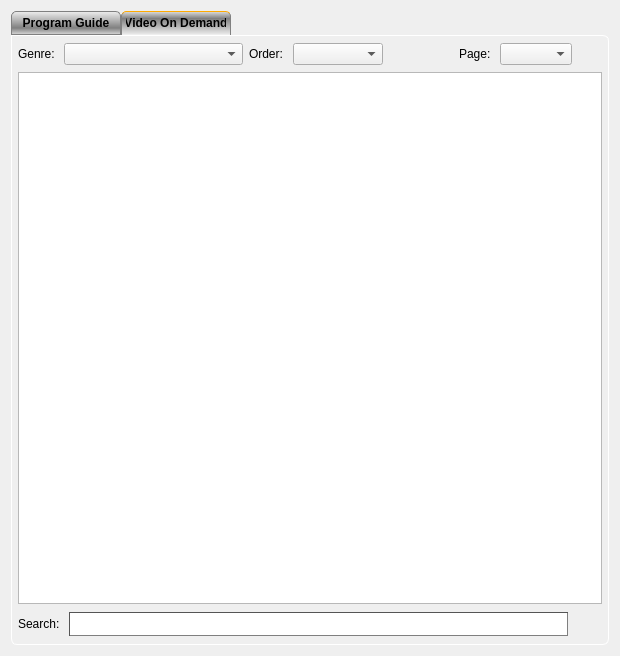
<?xml version="1.0" encoding="UTF-8"?>
<ui version="4.0">
 <class>CChannelsEPGdlg</class>
 <widget class="QDialog" name="CChannelsEPGdlg">
  <property name="geometry">
   <rect>
    <x>0</x>
    <y>0</y>
    <width>620</width>
    <height>656</height>
   </rect>
  </property>
  <property name="sizePolicy">
   <sizepolicy hsizetype="Expanding" vsizetype="Preferred">
    <horstretch>0</horstretch>
    <verstretch>0</verstretch>
   </sizepolicy>
  </property>
  <property name="minimumSize">
   <size>
    <width>0</width>
    <height>0</height>
   </size>
  </property>
  <property name="maximumSize">
   <size>
    <width>700</width>
    <height>16777215</height>
   </size>
  </property>
  <property name="windowTitle">
   <string>Channels, EPG and VOD Dialog</string>
  </property>
  <property name="styleSheet">
   <string notr="true">QDialog#Recorder { background-color: qlineargradient(spread:pad, x1:0, y1:0, x2:0, y2:1, stop:0 #eee, stop:0.7 grey, stop:1 #dedede); }</string>
  </property>
  <property name="locale">
   <locale language="English" country="UnitedStates"/>
  </property>
  <property name="sizeGripEnabled">
   <bool>false</bool>
  </property>
  <layout class="QHBoxLayout" name="horizontalLayout">
   <item>
    <widget class="QTabWidget" name="tabEpgVod">
     <property name="styleSheet">
      <string notr="true">QTabWidget#tabEpgVod {
  background-color: transparent;
}

QTabWidget::pane {
  background-color: transparent;
  border: 1px solid white;
  border-bottom-left-radius: 6px;
  border-bottom-right-radius: 6px;
  border-top-right-radius: 6px;
}

QTabBar::tab {
 background-color: qlineargradient(spread:pad, x1:0, y1:0, x2:0, y2:1, stop:0 #eee, stop:0.7 grey, stop:1 #dedede);
  border: 1px solid gray;
  border-top-left-radius: 5px;
  border-top-right-radius: 5px;
  min-width: 100px;
  padding: 4px;
  font: bold;
}

QTabBar::tab:selected {
  background-color: qlineargradient(spread:pad, x1:1, y1:1, x2:1, y2:0, stop:0 #eee, stop:0.7 grey, stop:1 #dedede);
  
  border-bottom-color: #eee;
  border-top-color: #fa0;
}

QTabBar::tab:hover {
  border-bottom-color: #eee;
}
</string>
     </property>
     <property name="tabPosition">
      <enum>QTabWidget::North</enum>
     </property>
     <property name="currentIndex">
      <number>1</number>
     </property>
     <widget class="QWidget" name="epgTab">
      <property name="styleSheet">
       <string notr="true"/>
      </property>
      <attribute name="title">
       <string>Program Guide</string>
      </attribute>
      <layout class="QVBoxLayout" name="verticalLayout_3">
       <property name="spacing">
        <number>6</number>
       </property>
       <property name="margin">
        <number>4</number>
       </property>
       <item>
        <widget class="QSplitter" name="vSplitterChanEpg">
         <property name="styleSheet">
          <string notr="true">QSplitter#vSplitterChanEpg::handle {
     image: url(:/png/v_split);
 }

 QSplitter#vSplitterChanEpg::handle:horizontal {
     width: 5px;
 }

 QSplitter#vSplitterChanEpg::handle:vertical {
     height: 5px;
 }

 QSplitter#vSplitterChanEpg::handle:hover {
    image: url(:/png/v_split_hover);
 }

 QSplitter#vSplitterChanEpg::handle:pressed {
    image: url(:/png/v_split_pressed);
 }
</string>
         </property>
         <property name="orientation">
          <enum>Qt::Horizontal</enum>
         </property>
         <widget class="QGroupBox" name="groupChannels">
          <property name="title">
           <string> Channels </string>
          </property>
          <layout class="QVBoxLayout" name="verticalLayout_6">
           <property name="spacing">
            <number>4</number>
           </property>
           <property name="margin">
            <number>4</number>
           </property>
           <item>
            <widget class="QFrame" name="hFrameFav">
             <property name="contextMenuPolicy">
              <enum>Qt::DefaultContextMenu</enum>
             </property>
             <property name="styleSheet">
              <string notr="true">QFrame#hFrameFav {
background-color: qlineargradient(spread:pad, x1:0, y1:0, x2:0, y2:1, stop:0 #eee, 	stop:0.7 grey, stop:1 #dedede);
};</string>
             </property>
             <property name="frameShape">
              <enum>QFrame::Panel</enum>
             </property>
             <property name="frameShadow">
              <enum>QFrame::Raised</enum>
             </property>
             <layout class="QHBoxLayout" name="hLayoutFavFrame">
              <property name="spacing">
               <number>0</number>
              </property>
              <item>
               <spacer name="hSpacerLeft">
                <property name="orientation">
                 <enum>Qt::Horizontal</enum>
                </property>
                <property name="sizeHint" stdset="0">
                 <size>
                  <width>40</width>
                  <height>0</height>
                 </size>
                </property>
               </spacer>
              </item>
              <item>
               <layout class="QGridLayout" name="gLayoutFav">
                <property name="spacing">
                 <number>4</number>
                </property>
               </layout>
              </item>
              <item>
               <spacer name="hlSpacerRight">
                <property name="orientation">
                 <enum>Qt::Horizontal</enum>
                </property>
                <property name="sizeHint" stdset="0">
                 <size>
                  <width>40</width>
                  <height>0</height>
                 </size>
                </property>
               </spacer>
              </item>
             </layout>
            </widget>
           </item>
           <item>
            <widget class="QComboBox" name="cbxChannelGroup">
             <property name="whatsThis">
              <string>Channel Group</string>
             </property>
            </widget>
           </item>
           <item>
            <widget class="QListView" name="channelList">
             <property name="contextMenuPolicy">
              <enum>Qt::CustomContextMenu</enum>
             </property>
             <property name="toolTip">
              <string/>
             </property>
             <property name="whatsThis">
              <string>Channel List</string>
             </property>
             <property name="styleSheet">
              <string notr="true">QListView#channelList {
show-decoration-selected: 1;
background-color: rgb(247, 239, 205);
}

QListView#channelList::item:selected {
background-color: rgb(255, 167, 26);
alternate-background-color: rgb(255, 167, 26);
}

QListView#channelList::item:hover {
background-color: rgb(255, 110, 14);
}
</string>
             </property>
             <property name="editTriggers">
              <set>QAbstractItemView::NoEditTriggers</set>
             </property>
             <property name="alternatingRowColors">
              <bool>true</bool>
             </property>
             <property name="iconSize">
              <size>
               <width>24</width>
               <height>24</height>
              </size>
             </property>
            </widget>
           </item>
          </layout>
         </widget>
         <widget class="QGroupBox" name="groupEPG">
          <property name="title">
           <string> EPG - Electronic Program Guide </string>
          </property>
          <layout class="QVBoxLayout" name="verticalLayout">
           <property name="margin">
            <number>4</number>
           </property>
           <item>
            <layout class="QVBoxLayout" name="verticalLayout_2">
             <property name="spacing">
              <number>0</number>
             </property>
             <item>
              <layout class="QHBoxLayout" name="hLayoutEpgNavi">
               <property name="spacing">
                <number>0</number>
               </property>
              </layout>
             </item>
             <item>
              <widget class="QFrame" name="frameEpgCtrl">
               <property name="styleSheet">
                <string notr="true">QFrame#frameEpgCtrl {
background-color: qlineargradient(spread:pad, x1:0, y1:0, x2:0, y2:1, stop:0 #eee, 	stop:0.7 grey, stop:1 #dedede);
};</string>
               </property>
               <property name="frameShape">
                <enum>QFrame::Panel</enum>
               </property>
               <property name="frameShadow">
                <enum>QFrame::Raised</enum>
               </property>
               <layout class="QHBoxLayout" name="horizontalLayout_5">
                <property name="leftMargin">
                 <number>4</number>
                </property>
                <property name="topMargin">
                 <number>2</number>
                </property>
                <property name="rightMargin">
                 <number>4</number>
                </property>
                <property name="bottomMargin">
                 <number>2</number>
                </property>
                <item>
                 <widget class="QFrame" name="frameChan">
                  <property name="styleSheet">
                   <string notr="true"/>
                  </property>
                  <property name="frameShape">
                   <enum>QFrame::Panel</enum>
                  </property>
                  <property name="frameShadow">
                   <enum>QFrame::Sunken</enum>
                  </property>
                  <layout class="QHBoxLayout" name="horizontalLayout_3">
                   <property name="spacing">
                    <number>4</number>
                   </property>
                   <property name="leftMargin">
                    <number>4</number>
                   </property>
                   <property name="topMargin">
                    <number>0</number>
                   </property>
                   <property name="rightMargin">
                    <number>4</number>
                   </property>
                   <property name="bottomMargin">
                    <number>0</number>
                   </property>
                   <item>
                    <widget class="QLabel" name="labChanIcon">
                     <property name="minimumSize">
                      <size>
                       <width>24</width>
                       <height>24</height>
                      </size>
                     </property>
                     <property name="text">
                      <string/>
                     </property>
                    </widget>
                   </item>
                   <item>
                    <widget class="QLabel" name="labChanName">
                     <property name="styleSheet">
                      <string notr="true">QLabel#labChanName {
font-weight: bold;
color: white;
}</string>
                     </property>
                     <property name="text">
                      <string/>
                     </property>
                    </widget>
                   </item>
                  </layout>
                 </widget>
                </item>
                <item>
                 <spacer name="horizontalSpacer_2">
                  <property name="orientation">
                   <enum>Qt::Horizontal</enum>
                  </property>
                  <property name="sizeHint" stdset="0">
                   <size>
                    <width>40</width>
                    <height>20</height>
                   </size>
                  </property>
                 </spacer>
                </item>
                <item>
                 <widget class="QFrame" name="frameNavi">
                  <property name="frameShape">
                   <enum>QFrame::Panel</enum>
                  </property>
                  <property name="frameShadow">
                   <enum>QFrame::Sunken</enum>
                  </property>
                  <layout class="QHBoxLayout" name="horizontalLayout_4">
                   <property name="leftMargin">
                    <number>6</number>
                   </property>
                   <property name="topMargin">
                    <number>0</number>
                   </property>
                   <property name="rightMargin">
                    <number>6</number>
                   </property>
                   <property name="bottomMargin">
                    <number>0</number>
                   </property>
                   <item>
                    <widget class="QLabel" name="labCurrDay">
                     <property name="styleSheet">
                      <string notr="true">QLabel#labCurrDay {
font-weight: bold;
color: white;
}</string>
                     </property>
                     <property name="text">
                      <string/>
                     </property>
                    </widget>
                   </item>
                  </layout>
                 </widget>
                </item>
               </layout>
              </widget>
             </item>
             <item>
              <widget class="CEpgBrowser" name="textEpg">
               <property name="styleSheet">
                <string notr="true"/>
               </property>
               <property name="locale">
                <locale language="English" country="UnitedStates"/>
               </property>
               <property name="frameShadow">
                <enum>QFrame::Sunken</enum>
               </property>
               <property name="lineWidth">
                <number>1</number>
               </property>
               <property name="openLinks">
                <bool>false</bool>
               </property>
              </widget>
             </item>
             <item>
              <widget class="QFrame" name="frameSearch">
               <property name="minimumSize">
                <size>
                 <width>0</width>
                 <height>45</height>
                </size>
               </property>
               <property name="styleSheet">
                <string notr="true">QFrame#frameSearch {
background-color: qlineargradient(spread:pad, x1:0, y1:0, x2:0, y2:1, stop:0 #ccc, 	stop:0.7 #555, stop:1 #bbb);
border-left: 1px solid #eee;
border-right: 1px solid #666;
border-bottom: 1px solid #666;
border-top: 0px;
};</string>
               </property>
               <property name="frameShape">
                <enum>QFrame::NoFrame</enum>
               </property>
               <property name="frameShadow">
                <enum>QFrame::Raised</enum>
               </property>
               <property name="lineWidth">
                <number>1</number>
               </property>
               <layout class="QHBoxLayout" name="horizontalLayout_8">
                <property name="margin">
                 <number>4</number>
                </property>
                <item>
                 <widget class="QFrame" name="frTextsize">
                  <property name="minimumSize">
                   <size>
                    <width>120</width>
                    <height>0</height>
                   </size>
                  </property>
                  <property name="frameShape">
                   <enum>QFrame::Panel</enum>
                  </property>
                  <property name="frameShadow">
                   <enum>QFrame::Sunken</enum>
                  </property>
                  <layout class="QHBoxLayout" name="horizontalLayout_2">
                   <property name="topMargin">
                    <number>4</number>
                   </property>
                   <property name="bottomMargin">
                    <number>4</number>
                   </property>
                   <item>
                    <widget class="QPushButton" name="btnFontSmaller">
                     <property name="minimumSize">
                      <size>
                       <width>20</width>
                       <height>20</height>
                      </size>
                     </property>
                     <property name="maximumSize">
                      <size>
                       <width>20</width>
                       <height>20</height>
                      </size>
                     </property>
                     <property name="text">
                      <string/>
                     </property>
                     <property name="icon">
                      <iconset resource="../vlc-record.qrc">
                       <normaloff>:/app/zoom-out</normaloff>:/app/zoom-out</iconset>
                     </property>
                     <property name="iconSize">
                      <size>
                       <width>16</width>
                       <height>16</height>
                      </size>
                     </property>
                     <property name="autoDefault">
                      <bool>false</bool>
                     </property>
                     <property name="flat">
                      <bool>true</bool>
                     </property>
                    </widget>
                   </item>
                   <item>
                    <widget class="QLabel" name="labTextSize">
                     <property name="styleSheet">
                      <string notr="true">QLabel#labTextSize {
font-weight: bold;
color: white;
}</string>
                     </property>
                     <property name="text">
                      <string>Textsize</string>
                     </property>
                     <property name="alignment">
                      <set>Qt::AlignCenter</set>
                     </property>
                    </widget>
                   </item>
                   <item>
                    <widget class="QPushButton" name="btnFontLarger">
                     <property name="minimumSize">
                      <size>
                       <width>20</width>
                       <height>20</height>
                      </size>
                     </property>
                     <property name="maximumSize">
                      <size>
                       <width>20</width>
                       <height>20</height>
                      </size>
                     </property>
                     <property name="text">
                      <string/>
                     </property>
                     <property name="icon">
                      <iconset resource="../vlc-record.qrc">
                       <normaloff>:/app/zoom-in</normaloff>:/app/zoom-in</iconset>
                     </property>
                     <property name="iconSize">
                      <size>
                       <width>16</width>
                       <height>16</height>
                      </size>
                     </property>
                     <property name="autoDefault">
                      <bool>false</bool>
                     </property>
                     <property name="flat">
                      <bool>true</bool>
                     </property>
                    </widget>
                   </item>
                  </layout>
                 </widget>
                </item>
                <item>
                 <widget class="QLabel" name="labSearch">
                  <property name="styleSheet">
                   <string notr="true">QLabel#labSearch {
font-weight: bold;
color: white;
}</string>
                  </property>
                  <property name="text">
                   <string>Search: </string>
                  </property>
                 </widget>
                </item>
                <item>
                 <widget class="QLineEdit" name="lineSearch">
                  <property name="minimumSize">
                   <size>
                    <width>100</width>
                    <height>24</height>
                   </size>
                  </property>
                  <property name="styleSheet">
                   <string notr="true">QLineEdit#lineSearch {
  color: #800;   
  font: bold;
   background-image: url(:/app/search);
   background-repeat: no-repeat;
   background-position: LEFT;
   border: 1px inset;
   border-color: #555;
 }</string>
                  </property>
                 </widget>
                </item>
                <item>
                 <widget class="QPushButton" name="btnSearch">
                  <property name="minimumSize">
                   <size>
                    <width>28</width>
                    <height>28</height>
                   </size>
                  </property>
                  <property name="maximumSize">
                   <size>
                    <width>28</width>
                    <height>28</height>
                   </size>
                  </property>
                  <property name="text">
                   <string/>
                  </property>
                  <property name="icon">
                   <iconset resource="../vlc-record.qrc">
                    <normaloff>:/app/find</normaloff>:/app/find</iconset>
                  </property>
                  <property name="iconSize">
                   <size>
                    <width>24</width>
                    <height>24</height>
                   </size>
                  </property>
                  <property name="autoDefault">
                   <bool>false</bool>
                  </property>
                  <property name="flat">
                   <bool>true</bool>
                  </property>
                 </widget>
                </item>
               </layout>
              </widget>
             </item>
            </layout>
           </item>
          </layout>
         </widget>
        </widget>
       </item>
      </layout>
     </widget>
     <widget class="QWidget" name="vodTab">
      <property name="styleSheet">
       <string notr="true"/>
      </property>
      <attribute name="title">
       <string>Video On Demand</string>
      </attribute>
      <layout class="QVBoxLayout" name="verticalLayout_7">
       <property name="spacing">
        <number>6</number>
       </property>
       <property name="margin">
        <number>6</number>
       </property>
       <item>
        <layout class="QHBoxLayout" name="horizontalLayout_7" stretch="0,10,0,5,0,0,0,2,0">
         <item>
          <widget class="QLabel" name="labGenre">
           <property name="text">
            <string>Genre: </string>
           </property>
          </widget>
         </item>
         <item>
          <widget class="QComboBox" name="cbxGenre"/>
         </item>
         <item>
          <widget class="QLabel" name="label_2">
           <property name="text">
            <string>Order: </string>
           </property>
          </widget>
         </item>
         <item>
          <widget class="QComboBox" name="cbxLastOrBest"/>
         </item>
         <item>
          <spacer name="horizontalSpacer_5">
           <property name="orientation">
            <enum>Qt::Horizontal</enum>
           </property>
           <property name="sizeHint" stdset="0">
            <size>
             <width>40</width>
             <height>20</height>
            </size>
           </property>
          </spacer>
         </item>
         <item>
          <widget class="QPushButton" name="btnPrevSite">
           <property name="minimumSize">
            <size>
             <width>24</width>
             <height>24</height>
            </size>
           </property>
           <property name="maximumSize">
            <size>
             <width>24</width>
             <height>24</height>
            </size>
           </property>
           <property name="text">
            <string/>
           </property>
           <property name="icon">
            <iconset resource="../vlc-record.qrc">
             <normaloff>:/png/back</normaloff>:/png/back</iconset>
           </property>
           <property name="autoDefault">
            <bool>false</bool>
           </property>
           <property name="flat">
            <bool>true</bool>
           </property>
          </widget>
         </item>
         <item>
          <widget class="QLabel" name="label">
           <property name="text">
            <string>Page: </string>
           </property>
          </widget>
         </item>
         <item>
          <widget class="QComboBox" name="cbxSites"/>
         </item>
         <item>
          <widget class="QPushButton" name="btnNextSite">
           <property name="minimumSize">
            <size>
             <width>24</width>
             <height>24</height>
            </size>
           </property>
           <property name="maximumSize">
            <size>
             <width>24</width>
             <height>24</height>
            </size>
           </property>
           <property name="text">
            <string/>
           </property>
           <property name="icon">
            <iconset resource="../vlc-record.qrc">
             <normaloff>:/png/next</normaloff>:/png/next</iconset>
           </property>
           <property name="autoDefault">
            <bool>false</bool>
           </property>
           <property name="flat">
            <bool>true</bool>
           </property>
          </widget>
         </item>
        </layout>
       </item>
       <item>
        <widget class="CVodBrowser" name="vodBrowser">
         <property name="openLinks">
          <bool>false</bool>
         </property>
        </widget>
       </item>
       <item>
        <layout class="QHBoxLayout" name="horizontalLayout_6">
         <item>
          <widget class="QLabel" name="labVodSearch">
           <property name="styleSheet">
            <string notr="true">QLabel#labSearch {
font-weight: bold;
color: white;
}</string>
           </property>
           <property name="text">
            <string>Search: </string>
           </property>
          </widget>
         </item>
         <item>
          <widget class="QLineEdit" name="lineVodSearch">
           <property name="minimumSize">
            <size>
             <width>100</width>
             <height>24</height>
            </size>
           </property>
           <property name="styleSheet">
            <string notr="true">QLineEdit#lineVodSearch {
  color: #800;   
  font: bold;
   background-image: url(:/app/search);
   background-repeat: no-repeat;
   background-position: LEFT;
   border: 1px inset;
   border-color: #555;
 }</string>
           </property>
          </widget>
         </item>
         <item>
          <widget class="QPushButton" name="btnVodSearch">
           <property name="minimumSize">
            <size>
             <width>28</width>
             <height>28</height>
            </size>
           </property>
           <property name="maximumSize">
            <size>
             <width>28</width>
             <height>28</height>
            </size>
           </property>
           <property name="text">
            <string/>
           </property>
           <property name="icon">
            <iconset resource="../vlc-record.qrc">
             <normaloff>:/app/find</normaloff>:/app/find</iconset>
           </property>
           <property name="iconSize">
            <size>
             <width>24</width>
             <height>24</height>
            </size>
           </property>
           <property name="autoDefault">
            <bool>false</bool>
           </property>
           <property name="flat">
            <bool>true</bool>
           </property>
          </widget>
         </item>
        </layout>
       </item>
      </layout>
     </widget>
    </widget>
   </item>
  </layout>
 </widget>
 <layoutdefault spacing="6" margin="11"/>
 <customwidgets>
  <customwidget>
   <class>CEpgBrowser</class>
   <extends>QTextBrowser</extends>
   <header>cepgbrowser.h</header>
  </customwidget>
  <customwidget>
   <class>CVodBrowser</class>
   <extends>QTextBrowser</extends>
   <header>cvodbrowser.h</header>
  </customwidget>
 </customwidgets>
 <resources>
  <include location="../vlc-record.qrc"/>
 </resources>
 <connections/>
</ui>
